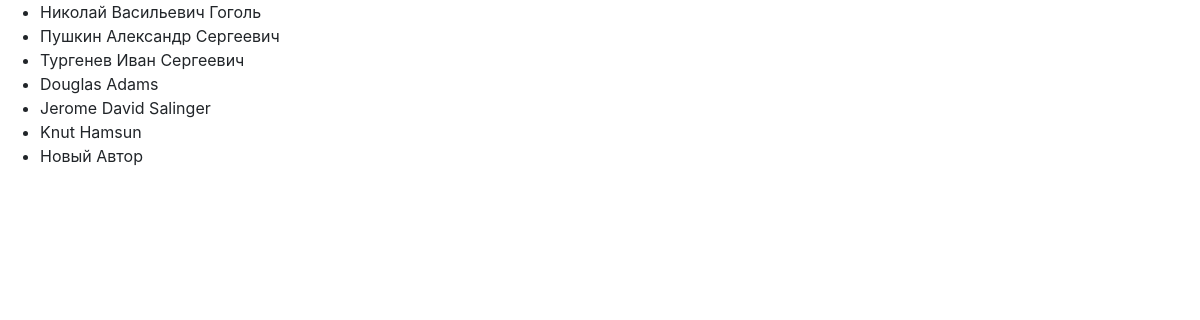
The page /author on the database its author committed.
### p_library/models.py (models this page shows, shortened)
class Author(models.Model):
    full_name = models.TextField(verbose_name=_("Имя автора"))
    birth_year = models.SmallIntegerField(verbose_name=_("Год рожения"))
    country = models.CharField(max_length=2, verbose_name=_("Страна"))
    class Meta:
        verbose_name = 'Автор'
        verbose_name_plural = 'Авторы'

### p_library/views.py (the view)
# urls.py: path('author', AuthorList.as_view(), name='author_list'),
class AuthorList(ListView):
    model = Author
    template_name = 'author_list.html'

### p_library/templates/author_list.html (shortened to what this page needs)
<!DOCTYPE html>
<html lang="en">
<head>
    {% load static %}
    <link rel="stylesheet" href="{% static "bootstrap.min.css" %}">
</head>
<body>
<ul>
    {% for author in object_list %}
    <li>
        {{ author.full_name }}
    </li>
    {% endfor %}
</ul>
</body>
</html>

### rows shown on the page
Author: full_name "Николай Васильевич Гоголь"
Author: full_name "Пушкин Александр Сергеевич"
Author: full_name "Тургенев Иван Сергеевич"
Author: full_name "Douglas Adams"
Author: full_name "Jerome David Salinger"
Author: full_name "Knut Hamsun"
Author: full_name "Новый Автор"
